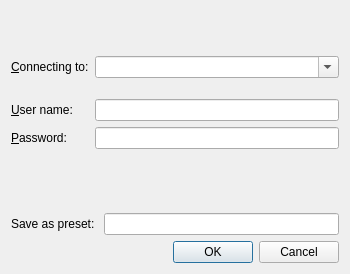
<?xml version="1.0" encoding="UTF-8"?>
<ui version="4.0">
 <class>AuthDialog</class>
 <widget class="QDialog" name="AuthDialog">
  <property name="geometry">
   <rect>
    <x>0</x>
    <y>0</y>
    <width>350</width>
    <height>274</height>
   </rect>
  </property>
  <property name="windowTitle">
   <string>Authenticate</string>
  </property>
  <property name="sizeGripEnabled">
   <bool>false</bool>
  </property>
  <property name="modal">
   <bool>true</bool>
  </property>
  <layout class="QGridLayout" name="gridLayout">
   <item row="0" column="0">
    <spacer name="verticalSpacer_4">
     <property name="orientation">
      <enum>Qt::Vertical</enum>
     </property>
     <property name="sizeType">
      <enum>QSizePolicy::Fixed</enum>
     </property>
     <property name="sizeHint" stdset="0">
      <size>
       <width>20</width>
       <height>10</height>
      </size>
     </property>
    </spacer>
   </item>
   <item row="1" column="0" colspan="2">
    <widget class="QLabel" name="label_4">
     <property name="text">
      <string/>
     </property>
     <property name="pixmap">
      <pixmap resource="../../../../resources/nicos-gui.qrc">:/nicos-logo-mlz.png</pixmap>
     </property>
     <property name="alignment">
      <set>Qt::AlignCenter</set>
     </property>
    </widget>
   </item>
   <item row="2" column="0">
    <spacer name="verticalSpacer_3">
     <property name="orientation">
      <enum>Qt::Vertical</enum>
     </property>
     <property name="sizeType">
      <enum>QSizePolicy::Fixed</enum>
     </property>
     <property name="sizeHint" stdset="0">
      <size>
       <width>20</width>
       <height>15</height>
      </size>
     </property>
    </spacer>
   </item>
   <item row="3" column="0">
    <widget class="QLabel" name="label_3">
     <property name="text">
      <string>&amp;Connecting to:</string>
     </property>
     <property name="buddy">
      <cstring>presetOrAddr</cstring>
     </property>
    </widget>
   </item>
   <item row="3" column="1">
    <widget class="QComboBox" name="presetOrAddr">
     <property name="font">
      <font>
       <weight>75</weight>
       <bold>true</bold>
      </font>
     </property>
     <property name="editable">
      <bool>true</bool>
     </property>
    </widget>
   </item>
   <item row="4" column="0">
    <spacer name="verticalSpacer">
     <property name="orientation">
      <enum>Qt::Vertical</enum>
     </property>
     <property name="sizeType">
      <enum>QSizePolicy::Fixed</enum>
     </property>
     <property name="sizeHint" stdset="0">
      <size>
       <width>20</width>
       <height>15</height>
      </size>
     </property>
    </spacer>
   </item>
   <item row="5" column="0">
    <widget class="QLabel" name="label">
     <property name="text">
      <string>&amp;User name:</string>
     </property>
     <property name="buddy">
      <cstring>userName</cstring>
     </property>
    </widget>
   </item>
   <item row="5" column="1">
    <widget class="QLineEdit" name="userName">
     <property name="font">
      <font>
       <weight>75</weight>
       <bold>true</bold>
      </font>
     </property>
    </widget>
   </item>
   <item row="6" column="0">
    <widget class="QLabel" name="label_2">
     <property name="text">
      <string>&amp;Password:</string>
     </property>
     <property name="buddy">
      <cstring>password</cstring>
     </property>
    </widget>
   </item>
   <item row="6" column="1">
    <widget class="QLineEdit" name="password">
     <property name="inputMask">
      <string/>
     </property>
     <property name="text">
      <string/>
     </property>
     <property name="echoMode">
      <enum>QLineEdit::Password</enum>
     </property>
    </widget>
   </item>
   <item row="7" column="0">
    <spacer name="verticalSpacer_2">
     <property name="orientation">
      <enum>Qt::Vertical</enum>
     </property>
     <property name="sizeType">
      <enum>QSizePolicy::MinimumExpanding</enum>
     </property>
     <property name="sizeHint" stdset="0">
      <size>
       <width>20</width>
       <height>15</height>
      </size>
     </property>
    </spacer>
   </item>
   <item row="8" column="0" colspan="2">
    <widget class="QFrame" name="presetFrame">
     <property name="frameShape">
      <enum>QFrame::NoFrame</enum>
     </property>
     <property name="frameShadow">
      <enum>QFrame::Plain</enum>
     </property>
     <layout class="QGridLayout" name="gridLayout_2">
      <property name="margin">
       <number>0</number>
      </property>
      <item row="2" column="1">
       <widget class="QLineEdit" name="newPresetName"/>
      </item>
      <item row="2" column="0">
       <widget class="QLabel" name="label_5">
        <property name="text">
         <string>Save as preset: </string>
        </property>
       </widget>
      </item>
     </layout>
    </widget>
   </item>
   <item row="9" column="0" colspan="2">
    <widget class="QDialogButtonBox" name="buttonBox">
     <property name="orientation">
      <enum>Qt::Horizontal</enum>
     </property>
     <property name="standardButtons">
      <set>QDialogButtonBox::Cancel|QDialogButtonBox::Ok</set>
     </property>
    </widget>
   </item>
  </layout>
 </widget>
 <tabstops>
  <tabstop>presetOrAddr</tabstop>
  <tabstop>userName</tabstop>
  <tabstop>password</tabstop>
  <tabstop>newPresetName</tabstop>
  <tabstop>buttonBox</tabstop>
 </tabstops>
 <resources>
  <include location="../../../../resources/nicos-gui.qrc"/>
 </resources>
 <connections>
  <connection>
   <sender>password</sender>
   <signal>returnPressed()</signal>
   <receiver>AuthDialog</receiver>
   <slot>accept()</slot>
   <hints>
    <hint type="sourcelabel">
     <x>229</x>
     <y>183</y>
    </hint>
    <hint type="destinationlabel">
     <x>166</x>
     <y>76</y>
    </hint>
   </hints>
  </connection>
  <connection>
   <sender>userName</sender>
   <signal>returnPressed()</signal>
   <receiver>AuthDialog</receiver>
   <slot>accept()</slot>
   <hints>
    <hint type="sourcelabel">
     <x>268</x>
     <y>154</y>
    </hint>
    <hint type="destinationlabel">
     <x>72</x>
     <y>76</y>
    </hint>
   </hints>
  </connection>
  <connection>
   <sender>buttonBox</sender>
   <signal>accepted()</signal>
   <receiver>AuthDialog</receiver>
   <slot>accept()</slot>
   <hints>
    <hint type="sourcelabel">
     <x>168</x>
     <y>266</y>
    </hint>
    <hint type="destinationlabel">
     <x>162</x>
     <y>63</y>
    </hint>
   </hints>
  </connection>
  <connection>
   <sender>buttonBox</sender>
   <signal>rejected()</signal>
   <receiver>AuthDialog</receiver>
   <slot>reject()</slot>
   <hints>
    <hint type="sourcelabel">
     <x>168</x>
     <y>266</y>
    </hint>
    <hint type="destinationlabel">
     <x>162</x>
     <y>63</y>
    </hint>
   </hints>
  </connection>
 </connections>
</ui>
